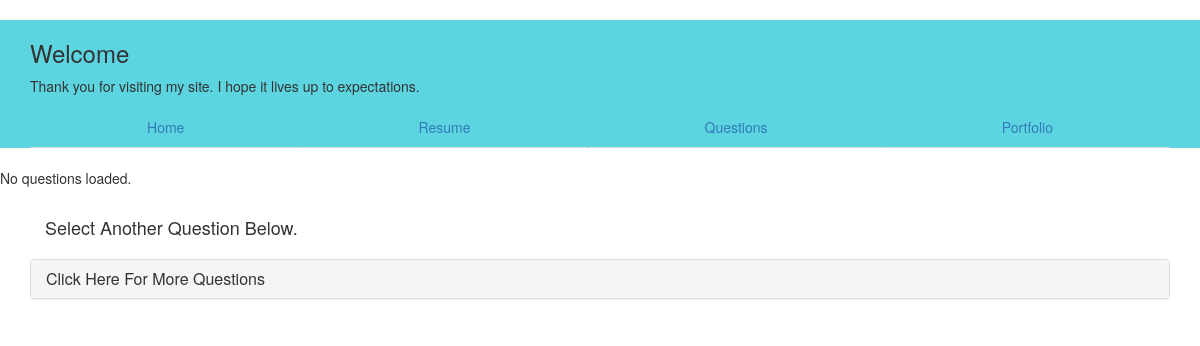
Before: /interview_questions/ with the older database file.
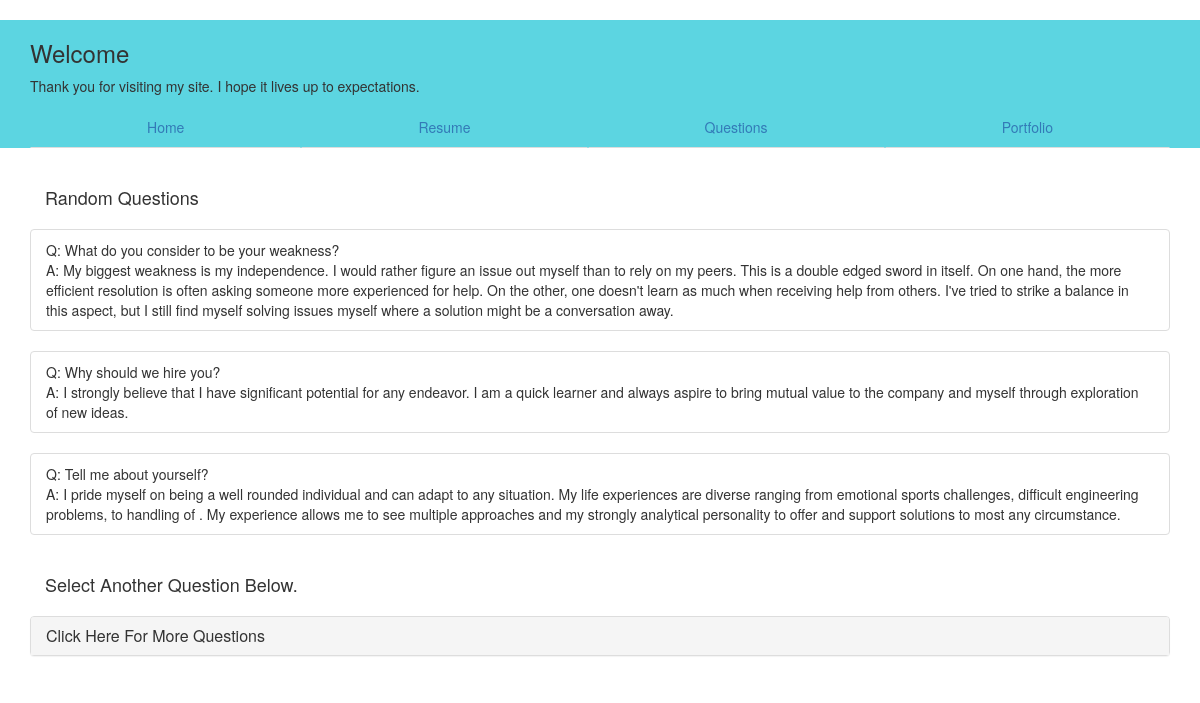
After: the same page with the newer database file.
### app/models.py (models this page shows, shortened)
class Question(models.Model):
    question_text = models.CharField(max_length=200)
    def __str__(self):
        return self.question_text

class Answer(models.Model):
    question = models.ForeignKey(Question, on_delete=models.CASCADE)
    answer = models.TextField()

### app/views.py (the view)
# urls.py: url(r'^interview_questions/$', app.views.InterviewView.as_view(), name='interview_questions'),
class InterviewView(generic.ListView):
    model = Question
    template_name='app/interview_questions.html'
    def get_context_data(self, **kwargs):
        context = super(InterviewView, self).get_context_data(**kwargs)
        context['random_question_list'] = Question.objects.all().order_by('?')[:3]
        context['full_question_list'] = Question.objects.all()
        return context

### app/templates/app/interview_questions.html (shortened to what this page needs)
{% extends 'base.html' %}
{% load static %}
{% block content %}
<br />
{% if random_question_list %}
<div class="container">
    <div class="panel-heading">
        <h4>Random Questions</h4>
    </div>
</div>
 {% for question in random_question_list %}
<div class="container">
  <ul class="list-group">
    <li class="list-group-item">Q: {{ question }}
    <br>
        {% for answer in question.answer_set.all %}
        A: {{answer.answer}}<br>
        {% endfor %}
    </li>
  </ul>
</div>
{% endfor %}
{% else %}
<p>No questions loaded.</p>
{% endif %}
<div class="container">
     <div class="panel-heading">
  <h4>Select Another Question Below.</h4>
         </div>
  <div class="panel-group">
    <div class="panel panel-default">
      <div class="panel-heading">
        <h4 class="panel-title">
          <a data-toggle="collapse" href="#collapse1">Click Here For More Questions</a>
        </h4>
      </div>
    </div>
  </div>
</div>
{% endblock %}

### app/templates/base.html (shortened to what this page needs)
﻿{% load static %}
<!DOCTYPE html>
<html lang="en">
<head>
  <link rel="stylesheet" href="https://maxcdn.bootstrapcdn.com/bootstrap/3.3.7/css/bootstrap.min.css">
</head>
<body>
<div style = "background:#5CD5E1 !important" width ="100% !important" >
  <div class="container">
  <h3>Welcome </h3>
    <p> Thank you for visiting my site. I hope it lives up to expectations. </p>
  <ul class="nav nav-tabs nav-justified">
    <li><a href=/>Home</a></li>
    <li><a href=/resume/>Resume</a></li>
    <li><a href=/interview_questions/>Questions</a></li>
    <li><a href=/portfolio/>Portfolio</a></li>
  </ul>
  </div>
</div>
 {% block content %}
{% endblock %}
</body>
</html>

Changed rows visible on the page:
added Question: question_text "What do you consider to be your weakness?"
added Answer: answer "My biggest weakness is my independence. I would rather figure an issue out myself than to rely on my peers. This is a double edged sword in itself. On one hand, the more efficient resolution is often asking someone more experienced for help. On the other, one doesn't learn as much when receiving help from others. I've tried to strike a balance in this aspect, but I still find myself solving issues myself where a solution might be a conversation away.", shown under "What do you consider to be your weakness?"
added Question: question_text "Why should we hire you?"
added Answer: answer "I strongly believe that I have significant potential for any endeavor. I am a quick learner and always aspire to bring mutual value to the company and myself through exploration of new ideas.", shown under "Why should we hire you?"
added Question: question_text "Tell me about yourself?"
added Answer: answer "I pride myself on being a well rounded individual and can adapt to any situation. My life experiences are diverse ranging from emotional sports challenges, difficult engineering problems, to handling of . My experience allows me to see multiple approaches and my strongly analytical personality to offer and support solutions to most any circumstance.", shown under "Tell me about yourself?"
Other visible differences:
text no longer shown: "No questions loaded."
text now shown: "Random Questions"
